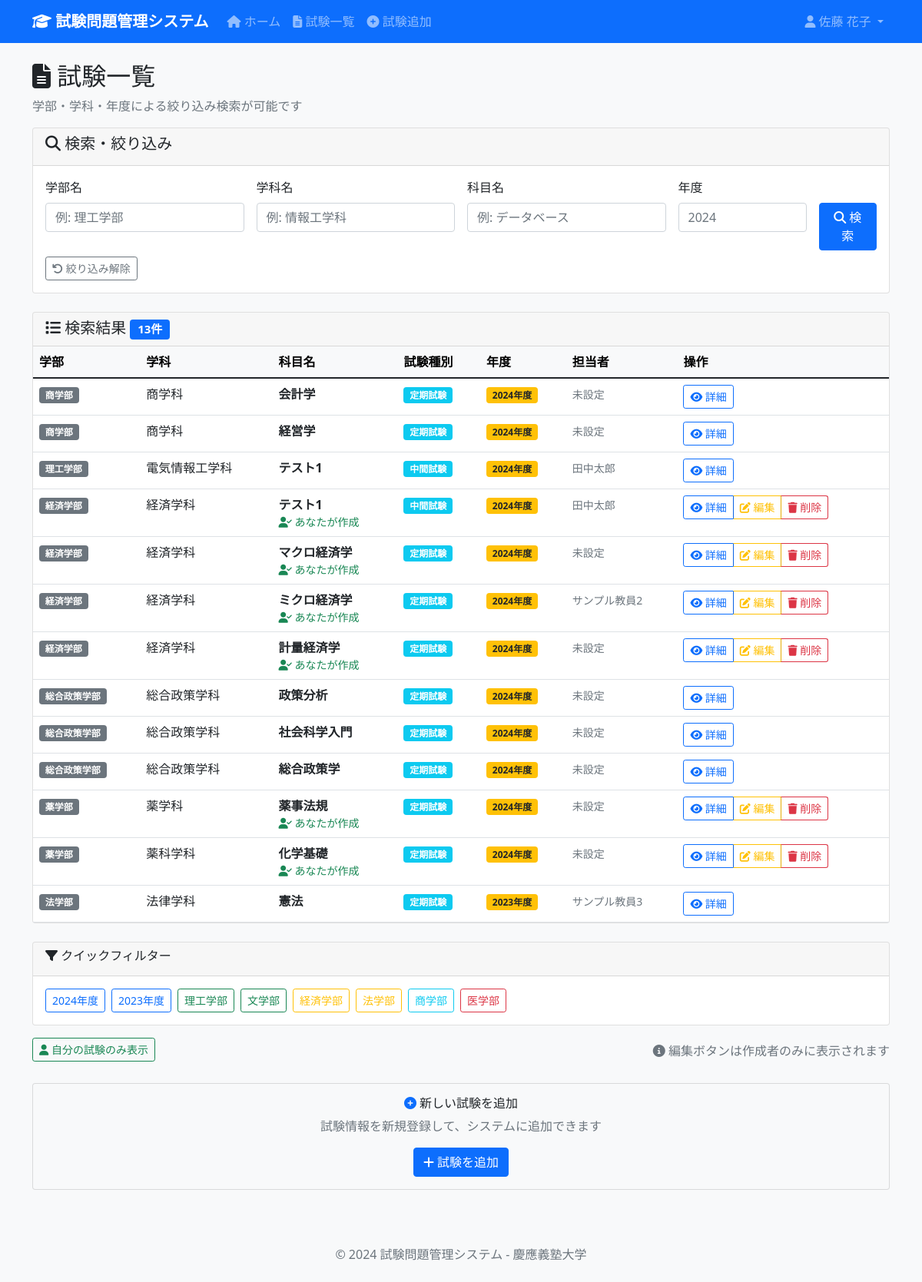
Page /exams (signed in) on the committed database.
### tables this page shows
CREATE TABLE Exams (
                exam_id INTEGER PRIMARY KEY AUTOINCREMENT,
                subject_id INTEGER NOT NULL,
                exam_type_id INTEGER NOT NULL,
                exam_year INTEGER NOT NULL,
                instructions TEXT,
                created_by INTEGER,
                created_at DATETIME DEFAULT CURRENT_TIMESTAMP,
                updated_at DATETIME DEFAULT CURRENT_TIMESTAMP,
                FOREIGN KEY (subject_id) REFERENCES Subjects(subject_id),
                FOREIGN KEY (exam_type_id) REFERENCES ExamTypes(exam_type_id),
                FOREIGN KEY (created_by) REFERENCES Users(user_id) ON DELETE SET NULL,
                UNIQUE(subject_id, exam_type_id, exam_year)
            );

### app.py (the view)
    def decorated_function(*args, **kwargs):
        if 'user_id' not in session:
            return redirect(url_for('login'))
        return f(*args, **kwargs)

### app.py (called while the page is built)
def get_db() -> sqlite3.Connection:
    db = getattr(g, '_database', None)
    if db is None:
        try:
            db = g._database = sqlite3.connect(DATABASE)
            db.execute('PRAGMA foreign_keys = ON')
            db.row_factory = sqlite3.Row
        except Exception as e:
            import sys
            print(f"Database connection error: {e}", file=sys.stderr)
            raise
    return db

@app.teardown_appcontext
def close_connection(exception: Optional[BaseException]) -> None:
    db = getattr(g, '_database', None)
    if db is not None:
        db.close()

def login_required(f):
    def decorated_function(*args, **kwargs):
        if 'user_id' not in session:
            return redirect(url_for('login'))
        return f(*args, **kwargs)
    decorated_function.__name__ = f.__name__
    decorated_function.__doc__ = f.__doc__
    decorated_function.__module__ = f.__module__
    return decorated_function

### templates/exams/list.html (shortened to what this page needs)
{% extends "base.html" %}
{% block content %}
<div class="row">
    <div class="col-12">
        <h2>
            <i class="fas fa-file-alt"></i> 試験一覧
        </h2>
        <p class="text-muted">学部・学科・年度による絞り込み検索が可能です</p>
    </div>
</div>
<div class="row mb-4">
    <div class="col-12">
        <div class="card">
            <div class="card-header">
                <h5><i class="fas fa-search"></i> 検索・絞り込み</h5>
            </div>
            <div class="card-body">
                <form method="POST" action="{{ url_for('exams_filtered') }}">
                    <div class="row g-3">
                        <div class="col-md-3">
                            <label for="faculty_filter" class="form-label">学部名</label>
                            <input type="text" class="form-control" id="faculty_filter" name="faculty_filter"
                                   value="{{ faculty_filter or '' }}" placeholder="例: 理工学部">
                        </div>
                        <div class="col-md-3">
                            <label for="department_filter" class="form-label">学科名</label>
                            <input type="text" class="form-control" id="department_filter" name="department_filter"
                                   value="{{ department_filter or '' }}" placeholder="例: 情報工学科">
                        </div>
                        <div class="col-md-3">
                            <label for="subject_filter" class="form-label">科目名</label>
                            <input type="text" class="form-control" id="subject_filter" name="subject_filter"
                                   value="{{ subject_filter or '' }}" placeholder="例: データベース">
                        </div>
                        <div class="col-md-2">
                            <label for="year_filter" class="form-label">年度</label>
                            <input type="number" class="form-control" id="year_filter" name="year_filter"
                                   value="{{ year_filter or '' }}" min="2020" max="2030" placeholder="2024">
                        </div>
                        <div class="col-md-1">
                            <label class="form-label">&nbsp;</label>
                            <button type="submit" class="btn btn-primary w-100 d-block">
                                <i class="fas fa-search"></i>
                                <span class="d-none d-lg-inline"> 検索</span>
                            </button>
                        </div>
                    </div>
                    <div class="row mt-2">
                        <div class="col-12">
                            <a href="{{ url_for('exams') }}" class="btn btn-outline-secondary btn-sm me-2">
                                <i class="fas fa-undo"></i> 絞り込み解除
                            </a>
                        </div>
                    </div>
                </form>
            </div>
        </div>
    </div>
</div>
<div class="row">
    <div class="col-12">
        {% if exam_list %}
            <div class="card">
                <div class="card-header d-flex justify-content-between align-items-center">
                    <h5 class="mb-0">
                        <i class="fas fa-list"></i> 検索結果
                        <span class="badge bg-primary">{{ exam_list|length }}件</span>
                    </h5>
                </div>
                <div class="card-body p-0">
                    <div class="table-responsive">
                        <table class="table table-hover mb-0">
                            <thead class="table-light">
                                <tr>
                                    <th>学部</th>
                                    <th>学科</th>
                                    <th>科目名</th>
                                    <th>試験種別</th>
                                    <th>年度</th>
                                    <th>担当者</th>
                                    <th>操作</th>
                                </tr>
                            </thead>
                            <tbody>
                                {% for exam in exam_list %}
                                <tr data-created-by="{{ exam[7] if exam[7] else '' }}">
                                    <td>
                                        <span class="badge bg-secondary">{{ exam[1] }}</span>
                                    </td>
                                    <td>{{ exam[2] }}</td>
                                    <td>
                                        <strong>{{ exam[3] }}</strong>
                                        {% if session.user_id and exam[7] == session.user_id %}
                                            <small class="text-success d-block my-creation-mark">
                                                <i class="fas fa-user-check"></i> あなたが作成
                                            </small>
                                        {% endif %}
                                    </td>
                                    <td>
                                        <span class="badge bg-info">{{ exam[4] }}</span>
                                    </td>
                                    <td>
                                        <span class="badge bg-warning text-dark">{{ exam[5] }}年度</span>
                                    </td>
                                    <td>
                                        {% if exam[6] %}
                                            <small class="text-muted">{{ exam[6] }}</small>
                                        {% else %}
                                            <small class="text-muted">未設定</small>
                                        {% endif %}
                                    </td>
                                    <td>
                                        <div class="btn-group" role="group">
                                            <a href="{{ url_for('exam_detail', exam_id=exam[0]) }}"
                                               class="btn btn-sm btn-outline-primary">
                                                <i class="fas fa-eye"></i> 詳細
                                            </a>
                                            {% if session.user_id and exam[7] == session.user_id %}
                                                <a href="{{ url_for('exam_edit', exam_id=exam[0]) }}"
                                                   class="btn btn-sm btn-outline-warning"
                                                   title="あなたが作成した試験です">
                                                    <i class="fas fa-edit"></i> 編集
                                                </a>
                                                <button type="button"
                                                        class="btn btn-sm btn-outline-danger exam-delete-btn"
                                                        data-exam-id="{{ exam[0] }}"
                                                        data-subject-name="{{ exam[3] }}"
                                                        data-exam-type="{{ exam[4] }}"
                                                        data-exam-year="{{ exam[5] }}"
                                                        data-faculty="{{ exam[1] }}"
                                                        data-department="{{ exam[2] }}"
                                                        data-professor="{{ exam[6] or '' }}"
                                                        title="試験を削除"
                                                        onclick="openDeleteModal(this)">
                                                    <i class="fas fa-trash"></i> 削除
                                                </button>
                                            {% endif %}
                                        </div>
                                    </td>
                                </tr>
                                {% endfor %}
                            </tbody>
                        </table>
                    </div>
                </div>
            </div>
        {% endif %}
    </div>
</div>
{% if exam_list %}
<div class="row mt-4">
    <div class="col-12">
        <div class="card">
            <div class="card-header">
                <h6><i class="fas fa-filter"></i> クイックフィルター</h6>
            </div>
            <div class="card-body">
                <div class="d-none d-md-flex flex-wrap gap-2">
                    <button type="button" class="btn btn-outline-primary btn-sm" onclick="filterByYear(2024)">2024年度</button>
                    <button type="button" class="btn btn-outline-primary btn-sm" onclick="filterByYear(2023)">2023年度</button>
                    <button type="button" class="btn btn-outline-success btn-sm" onclick="filterByFaculty('理工学部')">理工学部</button>
                    <button type="button" class="btn btn-outline-success btn-sm" onclick="filterByFaculty('文学部')">文学部</button>
                    <button type="button" class="btn btn-outline-warning btn-sm" onclick="filterByFaculty('経済学部')">経済学部</button>
                    <button type="button" class="btn btn-outline-warning btn-sm" onclick="filterByFaculty('法学部')">法学部</button>
                    <button type="button" class="btn btn-outline-info btn-sm" onclick="filterByFaculty('商学部')">商学部</button>
                    <button type="button" class="btn btn-outline-danger btn-sm" onclick="filterByFaculty('医学部')">医学部</button>
                </div>
            </div>
        </div>
    </div>
</div>
{% endif %}
<div class="row mt-3">
    <div class="col-12">
        <div class="d-flex justify-content-between align-items-center">
            <div>
                <button type="button" class="btn btn-outline-success btn-sm" onclick="toggleMyExams()">
                    <i class="fas fa-user"></i> 自分の試験のみ表示
                </button>
            </div>
            <div>
                <span class="text-muted">
                    <i class="fas fa-info-circle"></i>
                    編集ボタンは作成者のみに表示されます
                </span>
            </div>
        </div>
    </div>
</div>
<div class="row mt-4">
    <div class="col-12">
        <div class="card bg-light">
            <div class="card-body text-center">
                <h6><i class="fas fa-plus-circle text-primary"></i> 新しい試験を追加</h6>
                <p class="text-muted mb-3">試験情報を新規登録して、システムに追加できます</p>
                <a href="{{ url_for('exam_add') }}" class="btn btn-primary">
                    <i class="fas fa-plus"></i> 試験を追加
                </a>
            </div>
        </div>
    </div>
</div>
{% endblock %}

### templates/base.html (style rules this page uses)
body { background-color: #f8f9fa; }

### templates/exams/list.html (style rules this page uses)
.form-label { font-weight: 500; margin-bottom: 0.5rem; }
.card-body form { margin-bottom: 0; }
.btn-group-vertical .btn, .d-flex .btn { margin-bottom: 0.25rem; }
.my-creation-mark { font-weight: 500; }
.btn-group .btn { margin-left: 0; }
.btn-group .btn:not(:first-child) { border-left: 1px solid rgba(0,0,0,0.1); }

### rows in the picture
Exams: exam "商学部", exam "商学科", exam "会計学", exam "定期試験", exam_year "2024", shows "未設定"
Exams: exam "商学部", exam "商学科", exam "経営学", exam "定期試験", exam_year "2024", shows "未設定"
Exams: exam "理工学部", exam "電気情報工学科", exam "テスト1", exam "中間試験", exam_year "2024", exam "田中太郎"
Exams: exam "経済学部", exam "経済学科", exam "テスト1", shows "あなたが作成", exam "中間試験", exam_year "2024", exam "田中太郎"
Exams: exam "経済学部", exam "経済学科", exam "マクロ経済学", shows "あなたが作成", exam "定期試験", exam_year "2024", shows "未設定"
Exams: exam "経済学部", exam "経済学科", exam "ミクロ経済学", shows "あなたが作成", exam "定期試験", exam_year "2024", exam "サンプル教員2"
Exams: exam "経済学部", exam "経済学科", exam "計量経済学", shows "あなたが作成", exam "定期試験", exam_year "2024", shows "未設定"
Exams: exam "総合政策学部", exam "総合政策学科", exam "政策分析", exam "定期試験", exam_year "2024", shows "未設定"
Exams: exam "総合政策学部", exam "総合政策学科", exam "社会科学入門", exam "定期試験", exam_year "2024", shows "未設定"
Exams: exam "総合政策学部", exam "総合政策学科", exam "総合政策学", exam "定期試験", exam_year "2024", shows "未設定"
Exams: exam "薬学部", exam "薬学科", exam "薬事法規", shows "あなたが作成", exam "定期試験", exam_year "2024", shows "未設定"
Exams: exam "薬学部", exam "薬科学科", exam "化学基礎", shows "あなたが作成", exam "定期試験", exam_year "2024", shows "未設定"
Exams: exam "法学部", exam "法律学科", exam "憲法", exam "定期試験", exam_year "2023", exam "サンプル教員3"

### other values in the picture
{{ session.full_name }} "佐藤 花子"
{{ exam_list|length }} "13"
